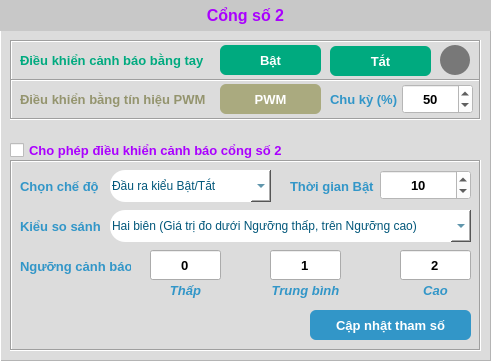
   <widget class="QGroupBox" name="groupBox_2">
    <property name="geometry">
     <rect>
      <x>510</x>
      <y>50</y>
      <width>491</width>
      <height>361</height>
     </rect>
    </property>
    <property name="font">
     <font>
      <pointsize>10</pointsize>
      <bold>true</bold>
     </font>
    </property>
    <property name="styleSheet">
     <string notr="true">QGroupBox{
	background-color: rgb(220, 220, 220);
border: none;
border-color: rgb(180, 180, 180);
border-style: outset;
border-width: 1px;
border-bottom-right-radius: 0px;
border-bottom-left-radius: 0px;
}</string>
    </property>
    <property name="title">
     <string/>
    </property>
    <property name="alignment">
     <set>Qt::AlignLeading|Qt::AlignLeft|Qt::AlignVCenter</set>
    </property>
    <property name="flat">
     <bool>false</bool>
    </property>
    <widget class="QCheckBox" name="checkBox_port02_enable">
     <property name="geometry">
      <rect>
       <x>10</x>
       <y>140</y>
       <width>281</width>
       <height>20</height>
      </rect>
     </property>
     <property name="font">
      <font>
       <pointsize>10</pointsize>
       <bold>true</bold>
      </font>
     </property>
     <property name="styleSheet">
      <string notr="true">color: rgb(170, 0, 255);</string>
     </property>
     <property name="text">
      <string>Cho phép điều khiển cảnh báo cổng số 2</string>
     </property>
     <property name="checked">
      <bool>false</bool>
     </property>
    </widget>
    <widget class="QFrame" name="frame_port02_setup">
     <property name="geometry">
      <rect>
       <x>10</x>
       <y>160</y>
       <width>471</width>
       <height>191</height>
      </rect>
     </property>
     <property name="frameShape">
      <enum>QFrame::Box</enum>
     </property>
     <property name="frameShadow">
      <enum>QFrame::Sunken</enum>
     </property>
     <widget class="QLabel" name="label_19">
      <property name="geometry">
       <rect>
        <x>10</x>
        <y>16</y>
        <width>81</width>
        <height>20</height>
       </rect>
      </property>
      <property name="font">
       <font>
        <pointsize>10</pointsize>
        <bold>true</bold>
       </font>
      </property>
      <property name="styleSheet">
       <string notr="true">color: rgb(50, 150, 200);</string>
      </property>
      <property name="text">
       <string>Chọn chế độ</string>
      </property>
     </widget>
     <widget class="QComboBox" name="comboBox_port02_mode">
      <property name="geometry">
       <rect>
        <x>100</x>
        <y>10</y>
        <width>161</width>
        <height>32</height>
       </rect>
      </property>
      <property name="font">
       <font>
        <pointsize>10</pointsize>
        <italic>true</italic>
        <bold>true</bold>
       </font>
      </property>
      <property name="layoutDirection">
       <enum>Qt::LeftToRight</enum>
      </property>
      <property name="styleSheet">
       <string notr="true">QComboBox{
color: rgb(2, 87, 122);
background-color: rgb(255, 255, 255);
border: none;
border-style: outset;
border-width: 0px;
border-top-left-radius: 15px;
border-bottom-left-radius: 15px;
}

QComboBox::drop-down{
width: 20;
}
QComboBox:hover{
background-color: rgb(25, 149, 173);
color: rgb(255, 255, 255);
}</string>
      </property>
      <property name="editable">
       <bool>true</bool>
      </property>
      <item>
       <property name="text">
        <string>Đầu ra kiểu Bật/Tắt</string>
       </property>
      </item>
      <item>
       <property name="text">
        <string>Đầu ra theo cấp độ</string>
       </property>
      </item>
     </widget>
     <widget class="QLabel" name="label_20">
      <property name="geometry">
       <rect>
        <x>10</x>
        <y>56</y>
        <width>81</width>
        <height>20</height>
       </rect>
      </property>
      <property name="font">
       <font>
        <pointsize>10</pointsize>
        <bold>true</bold>
       </font>
      </property>
      <property name="styleSheet">
       <string notr="true">color: rgb(50, 150, 200);</string>
      </property>
      <property name="text">
       <string>Kiểu so sánh</string>
      </property>
     </widget>
     <widget class="QLabel" name="label_21">
      <property name="geometry">
       <rect>
        <x>10</x>
        <y>96</y>
        <width>111</width>
        <height>20</height>
       </rect>
      </property>
      <property name="font">
       <font>
        <pointsize>10</pointsize>
        <bold>true</bold>
       </font>
      </property>
      <property name="styleSheet">
       <string notr="true">color: rgb(50, 150, 200);</string>
      </property>
      <property name="text">
       <string>Ngưỡng cảnh báo</string>
      </property>
     </widget>
     <widget class="QLabel" name="label_22">
      <property name="geometry">
       <rect>
        <x>280</x>
        <y>16</y>
        <width>91</width>
        <height>20</height>
       </rect>
      </property>
      <property name="font">
       <font>
        <pointsize>10</pointsize>
        <bold>true</bold>
       </font>
      </property>
      <property name="styleSheet">
       <string notr="true">color: rgb(50, 150, 200);</string>
      </property>
      <property name="text">
       <string>Thời gian Bật</string>
      </property>
     </widget>
     <widget class="QSpinBox" name="spinBox_port02_time">
      <property name="geometry">
       <rect>
        <x>370</x>
        <y>10</y>
        <width>91</width>
        <height>30</height>
       </rect>
      </property>
      <property name="font">
       <font>
        <pointsize>10</pointsize>
        <bold>true</bold>
       </font>
      </property>
      <property name="styleSheet">
       <string notr="true">background-color: rgb(255, 255, 255);</string>
      </property>
      <property name="alignment">
       <set>Qt::AlignCenter</set>
      </property>
      <property name="minimum">
       <number>0</number>
      </property>
      <property name="maximum">
       <number>255</number>
      </property>
      <property name="value">
       <number>10</number>
      </property>
     </widget>
     <widget class="QLineEdit" name="lineEdit_port02_threLow">
      <property name="geometry">
       <rect>
        <x>140</x>
        <y>90</y>
        <width>71</width>
        <height>30</height>
       </rect>
      </property>
      <property name="font">
       <font>
        <pointsize>10</pointsize>
        <bold>true</bold>
       </font>
      </property>
      <property name="text">
       <string>0</string>
      </property>
      <property name="maxLength">
       <number>8</number>
      </property>
      <property name="alignment">
       <set>Qt::AlignCenter</set>
      </property>
     </widget>
     <widget class="QLabel" name="label_port02_low">
      <property name="geometry">
       <rect>
        <x>140</x>
        <y>120</y>
        <width>71</width>
        <height>20</height>
       </rect>
      </property>
      <property name="font">
       <font>
        <pointsize>10</pointsize>
        <italic>true</italic>
        <bold>true</bold>
       </font>
      </property>
      <property name="styleSheet">
       <string notr="true">color: rgb(50, 150, 200);</string>
      </property>
      <property name="text">
       <string>Thấp</string>
      </property>
      <property name="alignment">
       <set>Qt::AlignCenter</set>
      </property>
     </widget>
     <widget class="QLabel" name="label_port02_medium">
      <property name="geometry">
       <rect>
        <x>250</x>
        <y>120</y>
        <width>91</width>
        <height>20</height>
       </rect>
      </property>
      <property name="font">
       <font>
        <pointsize>10</pointsize>
        <italic>true</italic>
        <bold>true</bold>
       </font>
      </property>
      <property name="styleSheet">
       <string notr="true">color: rgb(50, 150, 200);</string>
      </property>
      <property name="text">
       <string>Trung bình</string>
      </property>
      <property name="alignment">
       <set>Qt::AlignCenter</set>
      </property>
     </widget>
     <widget class="QLineEdit" name="lineEdit_port02_threMedium">
      <property name="geometry">
       <rect>
        <x>260</x>
        <y>90</y>
        <width>71</width>
        <height>30</height>
       </rect>
      </property>
      <property name="font">
       <font>
        <pointsize>10</pointsize>
        <bold>true</bold>
       </font>
      </property>
      <property name="text">
       <string>1</string>
      </property>
      <property name="maxLength">
       <number>8</number>
      </property>
      <property name="alignment">
       <set>Qt::AlignCenter</set>
      </property>
     </widget>
     <widget class="QLabel" name="label_port02_high">
      <property name="geometry">
       <rect>
        <x>390</x>
        <y>120</y>
        <width>71</width>
        <height>20</height>
       </rect>
      </property>
      <property name="font">
       <font>
        <pointsize>10</pointsize>
        <italic>true</italic>
        <bold>true</bold>
       </font>
      </property>
      <property name="styleSheet">
       <string notr="true">color: rgb(50, 150, 200);</string>
      </property>
      <property name="text">
       <string>Cao</string>
      </property>
      <property name="alignment">
       <set>Qt::AlignCenter</set>
      </property>
     </widget>
     <widget class="QLineEdit" name="lineEdit_port02_threHigh">
      <property name="geometry">
       <rect>
        <x>390</x>
        <y>90</y>
        <width>71</width>
        <height>30</height>
       </rect>
      </property>
      <property name="font">
       <font>
        <pointsize>10</pointsize>
        <bold>true</bold>
       </font>
      </property>
      <property name="text">
       <string>2</string>
      </property>
      <property name="maxLength">
       <number>8</number>
      </property>
      <property name="alignment">
       <set>Qt::AlignCenter</set>
      </property>
     </widget>
     <widget class="QToolButton" name="toolButton_port02_update">
      <property name="geometry">
       <rect>
        <x>300</x>
        <y>150</y>
        <width>161</width>
        <height>30</height>
       </rect>
      </property>
      <property name="font">
       <font>
        <pointsize>10</pointsize>
        <bold>true</bold>
       </font>
      </property>
      <property name="styleSheet">
       <string notr="true">QToolButton{
color: rgb(255, 255, 255);
background-color: rgb(50, 150, 200);
border: none;
border-style: outset;
border-width: 0px;
border-radius: 6px;
}
QToolButton:hover{
background-color: rgb(120, 210, 240);
color: rgb(255, 255, 255);
}</string>
      </property>
      <property name="text">
       <string>Cập nhật tham số</string>
      </property>
      <property name="iconSize">
       <size>
        <width>50</width>
        <height>50</height>
       </size>
      </property>
      <property name="toolButtonStyle">
       <enum>Qt::ToolButtonTextOnly</enum>
      </property>
      <property name="autoRaise">
       <bool>true</bool>
      </property>
     </widget>
     <widget class="QComboBox" name="comboBox_port02_cmptype">
      <property name="geometry">
       <rect>
        <x>100</x>
        <y>50</y>
        <width>361</width>
        <height>32</height>
       </rect>
      </property>
      <property name="font">
       <font>
        <pointsize>10</pointsize>
        <italic>true</italic>
        <bold>true</bold>
       </font>
      </property>
      <property name="layoutDirection">
       <enum>Qt::LeftToRight</enum>
      </property>
      <property name="styleSheet">
       <string notr="true">QComboBox{
color: rgb(2, 87, 122);
background-color: rgb(255, 255, 255);
border: none;
border-style: outset;
border-width: 0px;
border-top-left-radius: 15px;
border-bottom-left-radius: 15px;
}

QComboBox::drop-down{
width: 20;
}
QComboBox:hover{
background-color: rgb(25, 149, 173);
color: rgb(255, 255, 255);
}</string>
      </property>
      <property name="editable">
       <bool>true</bool>
      </property>
      <item>
       <property name="text">
        <string>Hai biên (Giá trị đo dưới Ngưỡng thấp, trên Ngưỡng cao)</string>
       </property>
      </item>
      <item>
       <property name="text">
        <string>Nằm giữa (Giá trị đo ở giữa Ngưỡng thấp và Ngưỡng cao)</string>
       </property>
      </item>
     </widget>
    </widget>
    <widget class="QFrame" name="frame_port02_onOff">
     <property name="geometry">
      <rect>
       <x>10</x>
       <y>40</y>
       <width>471</width>
       <height>41</height>
      </rect>
     </property>
     <property name="frameShape">
      <enum>QFrame::Box</enum>
     </property>
     <property name="frameShadow">
      <enum>QFrame::Sunken</enum>
     </property>
     <widget class="QToolButton" name="toolButton_port02_off">
      <property name="geometry">
       <rect>
        <x>320</x>
        <y>6</y>
        <width>101</width>
        <height>30</height>
       </rect>
      </property>
      <property name="font">
       <font>
        <pointsize>10</pointsize>
        <bold>true</bold>
       </font>
      </property>
      <property name="styleSheet">
       <string notr="true">QToolButton{
color: rgb(255, 255, 255);
background-color: rgb(0, 170, 127);
border: none;
border-style: outset;
border-width: 0px;
border-radius: 6px;
}
QToolButton:hover{
background-color: rgb(120, 210, 240);
color: rgb(255, 255, 255);
}</string>
      </property>
      <property name="text">
       <string>Tắt</string>
      </property>
      <property name="iconSize">
       <size>
        <width>50</width>
        <height>50</height>
       </size>
      </property>
      <property name="toolButtonStyle">
       <enum>Qt::ToolButtonTextOnly</enum>
      </property>
      <property name="autoRaise">
       <bool>true</bool>
      </property>
     </widget>
     <widget class="QToolButton" name="toolButton_port02_on">
      <property name="geometry">
       <rect>
        <x>210</x>
        <y>5</y>
        <width>101</width>
        <height>30</height>
       </rect>
      </property>
      <property name="font">
       <font>
        <pointsize>10</pointsize>
        <bold>true</bold>
       </font>
      </property>
      <property name="styleSheet">
       <string notr="true">QToolButton{
color: rgb(255, 255, 255);
background-color: rgb(0, 170, 127);
border: none;
border-style: outset;
border-width: 0px;
border-radius: 6px;
}
QToolButton:hover{
background-color: rgb(120, 210, 240);
color: rgb(255, 255, 255);
}</string>
      </property>
      <property name="text">
       <string>Bật</string>
      </property>
      <property name="iconSize">
       <size>
        <width>50</width>
        <height>50</height>
       </size>
      </property>
      <property name="toolButtonStyle">
       <enum>Qt::ToolButtonTextOnly</enum>
      </property>
      <property name="autoRaise">
       <bool>true</bool>
      </property>
     </widget>
     <widget class="QLabel" name="label_23">
      <property name="geometry">
       <rect>
        <x>10</x>
        <y>10</y>
        <width>191</width>
        <height>20</height>
       </rect>
      </property>
      <property name="font">
       <font>
        <pointsize>10</pointsize>
        <bold>true</bold>
       </font>
      </property>
      <property name="styleSheet">
       <string notr="true">color: rgb(0, 170, 127);</string>
      </property>
      <property name="text">
       <string>Điều khiển cảnh báo bằng tay</string>
      </property>
     </widget>
     <widget class="QToolButton" name="toolButton_port02_led">
      <property name="geometry">
       <rect>
        <x>430</x>
        <y>5</y>
        <width>30</width>
        <height>30</height>
       </rect>
      </property>
      <property name="font">
       <font>
        <pointsize>10</pointsize>
        <bold>true</bold>
       </font>
      </property>
      <property name="styleSheet">
       <string notr="true">QToolButton{
background-color: rgb(0, 255, 0);
	background-color: rgb(120, 120, 120);
border: none;
border-style: outset;
border-width: 0px;
border-radius: 15px;
}
</string>
      </property>
      <property name="text">
       <string/>
      </property>
      <property name="iconSize">
       <size>
        <width>50</width>
        <height>50</height>
       </size>
      </property>
      <property name="toolButtonStyle">
       <enum>Qt::ToolButtonTextOnly</enum>
      </property>
      <property name="autoRaise">
       <bool>true</bool>
      </property>
     </widget>
    </widget>
    <widget class="QLabel" name="label_port02">
     <property name="geometry">
      <rect>
       <x>0</x>
       <y>0</y>
       <width>491</width>
       <height>31</height>
      </rect>
     </property>
     <property name="font">
      <font>
       <pointsize>12</pointsize>
       <bold>true</bold>
      </font>
     </property>
     <property name="styleSheet">
      <string notr="true">background-color: rgb(200, 200, 200);
color: rgb(170, 0, 255);</string>
     </property>
     <property name="text">
      <string>Cổng số 2</string>
     </property>
     <property name="alignment">
      <set>Qt::AlignCenter</set>
     </property>
    </widget>
    <widget class="QFrame" name="frame_port02_pwm">
     <property name="geometry">
      <rect>
       <x>10</x>
       <y>79</y>
       <width>471</width>
       <height>41</height>
      </rect>
     </property>
     <property name="frameShape">
      <enum>QFrame::Box</enum>
     </property>
     <property name="frameShadow">
      <enum>QFrame::Sunken</enum>
     </property>
     <widget class="QLabel" name="label_26">
      <property name="geometry">
       <rect>
        <x>10</x>
        <y>10</y>
        <width>191</width>
        <height>20</height>
       </rect>
      </property>
      <property name="font">
       <font>
        <pointsize>10</pointsize>
        <bold>true</bold>
       </font>
      </property>
      <property name="styleSheet">
       <string notr="true">color: rgb(170, 170, 127);
color: rgb(148, 148, 110);</string>
      </property>
      <property name="text">
       <string>Điều khiển bằng tín hiệu PWM</string>
      </property>
     </widget>
     <widget class="QLabel" name="label_27">
      <property name="geometry">
       <rect>
        <x>320</x>
        <y>10</y>
        <width>71</width>
        <height>20</height>
       </rect>
      </property>
      <property name="font">
       <font>
        <pointsize>10</pointsize>
        <bold>true</bold>
       </font>
      </property>
      <property name="styleSheet">
       <string notr="true">color: rgb(50, 150, 200);</string>
      </property>
      <property name="text">
       <string>Chu kỳ (%)</string>
      </property>
     </widget>
     <widget class="QSpinBox" name="spinBox_port02_duty">
      <property name="geometry">
       <rect>
        <x>392</x>
        <y>5</y>
        <width>71</width>
        <height>30</height>
       </rect>
      </property>
      <property name="font">
       <font>
        <pointsize>10</pointsize>
        <bold>true</bold>
       </font>
      </property>
      <property name="styleSheet">
       <string notr="true">background-color: rgb(255, 255, 255);</string>
      </property>
      <property name="alignment">
       <set>Qt::AlignCenter</set>
      </property>
      <property name="minimum">
       <number>0</number>
      </property>
      <property name="maximum">
       <number>100</number>
      </property>
      <property name="value">
       <number>50</number>
      </property>
     </widget>
     <widget class="QToolButton" name="toolButton_port02_pwm">
      <property name="geometry">
       <rect>
        <x>210</x>
        <y>5</y>
        <width>101</width>
        <height>30</height>
       </rect>
      </property>
      <property name="font">
       <font>
        <pointsize>10</pointsize>
        <bold>true</bold>
       </font>
      </property>
      <property name="styleSheet">
       <string notr="true">QToolButton{
color: rgb(255, 255, 255);
background-color: rgb(170, 170, 127);
border: none;
border-style: outset;
border-width: 0px;
border-radius: 6px;
}
QToolButton:hover{
background-color: rgb(230, 230, 170);
color: rgb(255, 255, 255);
}</string>
      </property>
      <property name="text">
       <string>PWM</string>
      </property>
      <property name="iconSize">
       <size>
        <width>50</width>
        <height>50</height>
       </size>
      </property>
      <property name="toolButtonStyle">
       <enum>Qt::ToolButtonTextOnly</enum>
      </property>
      <property name="autoRaise">
       <bool>true</bool>
      </property>
     </widget>
    </widget>
   </widget>
